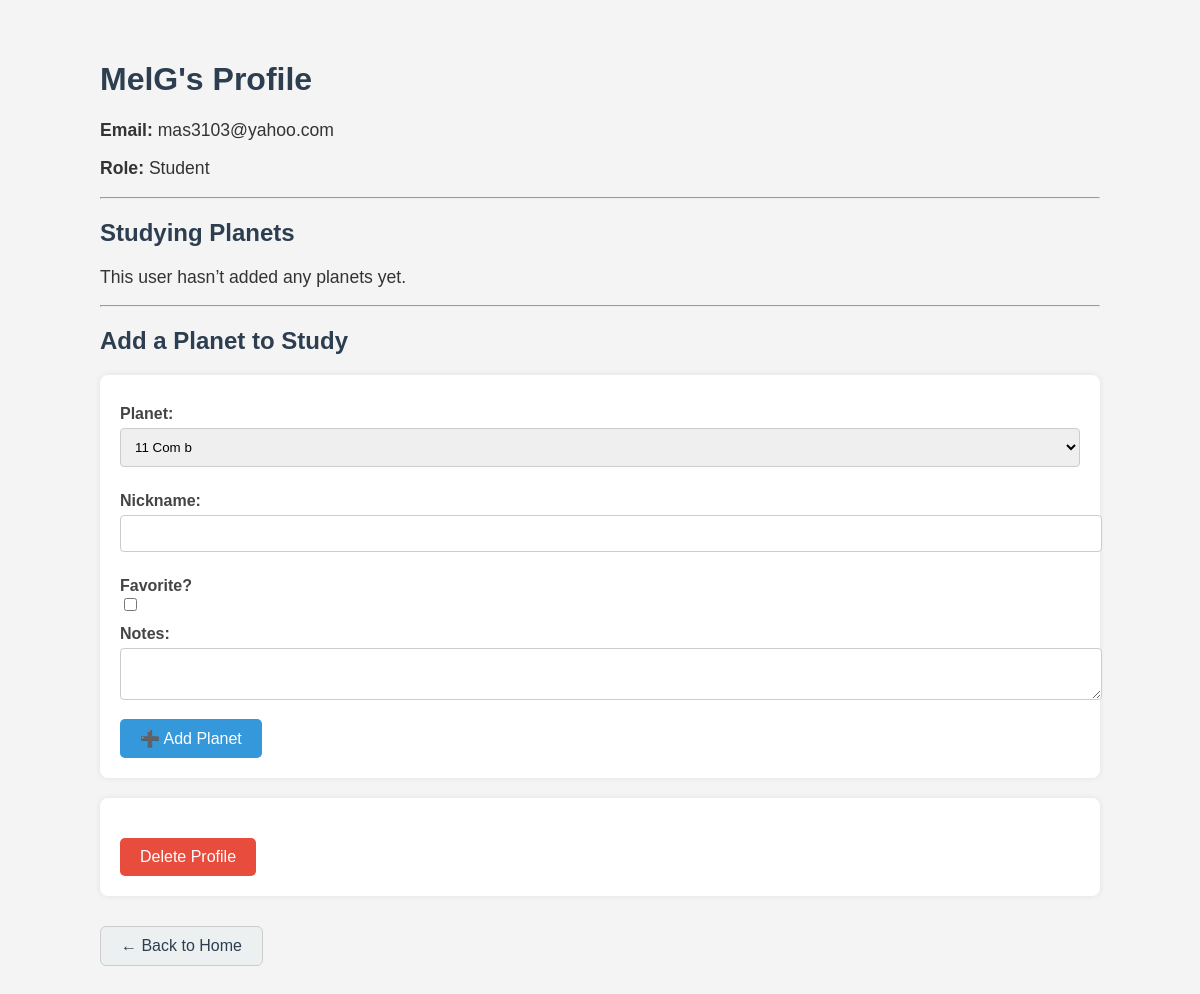
The page /profile/MelG on the database its author committed.
### app/models.py (models this page shows)
class User(db.Model):
    user_id = db.Column(db.Integer, primary_key=True) # User id – Primary key (Integer)
    username = db.Column(db.String(50), unique=True, nullable=False) # Username – unique username (String)
    email = db.Column(db.String(100), unique=True, nullable=False) # Email – unique email address (String)
    role = db.Column(db.String(20), nullable=False)  # store "student" or "researcher"
    studying = db.relationship('UserPlanet', backref='user', lazy=True) # Relationship to UserPlanet table

### app/routes.py (the view)
@main.route('/profile/<username>')
def profile(username):
    user = User.query.filter_by(username=username).first_or_404()
    planets = Planet.query.order_by(Planet.name).limit(200).all()
    return render_template('profile.html', user=user, planets=planets)

### app/templates/profile.html (shortened to what this page needs)
<!DOCTYPE html>
<html>
<head>
</head>
<body>
    <h1>{{ user.username }}'s Profile</h1>
    <p><strong>Email:</strong> {{ user.email }}</p>
    <p><strong>Role:</strong> {{ user.role|capitalize }}</p>
    <hr>
    <h2>Studying Planets</h2>
    {% if user.studying %}
        <table>
            <thead>
                <tr>
                    <th>Name</th>
                    <th>Nickname</th>
                    <th>Mass</th>
                    <th>Radius</th>
                    <th>Orbital Period</th>
                    <th>Temp (°C)</th>
                    <th>Favorite</th>
                    <th>Notes</th>
                    <th>Actions</th>
                </tr>
            </thead>
            <tbody>
                {% for study in user.studying %}
                    <tr>
                        <td>{{ study.planet.name }}</td>
                        <td>{{ study.nickname or '—' }}</td>
                        <td>{{ study.planet.mass or 'N/A' }}</td>
                        <td>{{ study.planet.radius or 'N/A' }}</td>
                        <td>{{ study.planet.orbital_period or 'N/A' }}</td>
                        <td>{{ study.planet.surface_temperature or 'N/A' }}</td>
                        <td>{{ '⭐' if study.favorite else '—' }}</td>
                        <td>{{ study.notes or '—' }}</td>
                        <td class="action-buttons">
                            <div style="display: flex; gap: 13px; justify-content: center;">
                                <form action="{{ url_for('main.remove_study', study_id=study.id) }}" method="post">
                                    <button type="submit" style="background-color: #e74c3c;">Remove</button>
                                </form>
                                <a href="{{ url_for('main.edit_study', study_id=study.id) }}">
                                    <button type="button">Edit</button>
                                </a>
                            </div>
                        </td>
                    </tr>
                {% endfor %}
            </tbody>
        </table>
    {% else %}
        <p>This user hasn’t added any planets yet.</p>
    {% endif %}
    <hr>
    <h2>Add a Planet to Study</h2>
    <form method="POST" action="{{ url_for('main.add_planet', username=user.username) }}">
        <label>Planet:</label>
        <select name="planet_id" required>
            {% for planet in planets %}
                <option value="{{ planet.planet_id }}">{{ planet.name }}</option>
            {% endfor %}
        </select>
        <label>Nickname:</label>
        <input type="text" name="nickname">
        <label>Favorite?</label>
        <input type="checkbox" name="favorite">
        <label>Notes:</label>
        <textarea name="notes"></textarea>
        <button type="submit">➕ Add Planet</button>
    </form>
    <form action="{{ url_for('main.confirm_delete_user', username=user.username) }}" method="get">
        <button class="delete-btn" type="submit">Delete Profile</button>
    </form>
    <a href="/" class="back-link">← Back to Home</a>
</body>
</html>

### app/templates/profile.html (style rules this page uses)
body { font-family: Arial, sans-serif; padding: 40px; background-color: #f4f4f4; max-width: 1000px; margin: auto; }
h1, h2 { color: #2c3e50; }
p { font-size: 1.1em; color: #333; }
form { margin-top: 20px; background-color: #fff; padding: 20px; border-radius: 8px; box-shadow: 0 0 6px rgba(0, 0, 0, 0.08); }
label { font-weight: bold; display: block; margin-top: 10px; color: #444; }
select, input[type="text"], textarea { width: 100%; padding: 10px; margin-top: 5px; margin-bottom: 15px; border-radius: 4px; border: 1px solid #ccc; }
button { background-color: #3498db; color: white; padding: 10px 20px; border: none; border-radius: 5px; cursor: pointer; font-size: 1em; margin-right: 10px; }
.delete-btn { background-color: #e74c3c; margin-top: 20px; }
.back-link { display: inline-block; margin-top: 30px; text-decoration: none; padding: 10px 20px; border: 1px solid #ccc; background-color: #ecf0f1; color: #2c3e50; border-radius: 6px; }

### rows shown on the page
User: username "MelG", email "mas3103@yahoo.com", role "Student"

### other values the page prints
form field planet_id "11 Com b"
